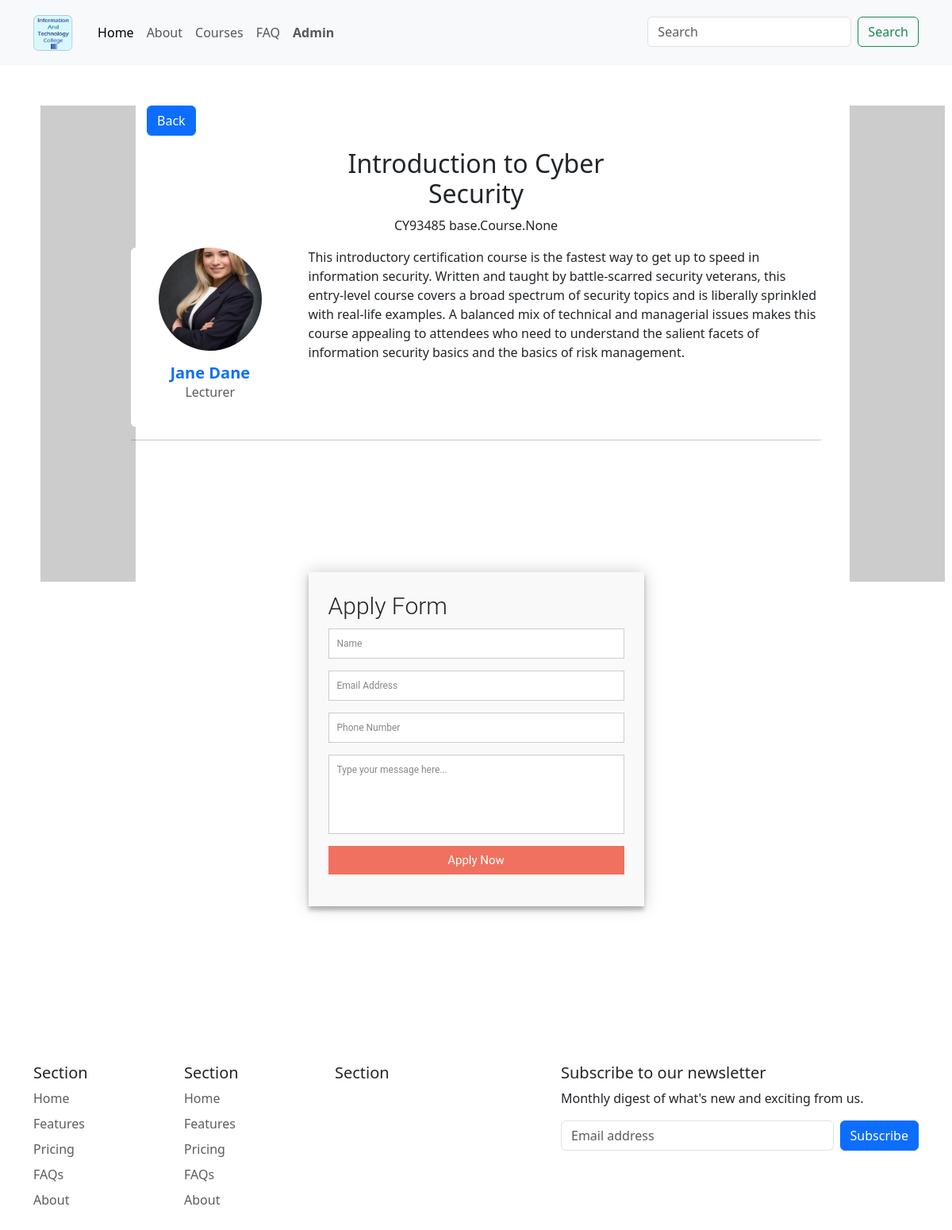
The page /module/3/ on the database as committed earlier.
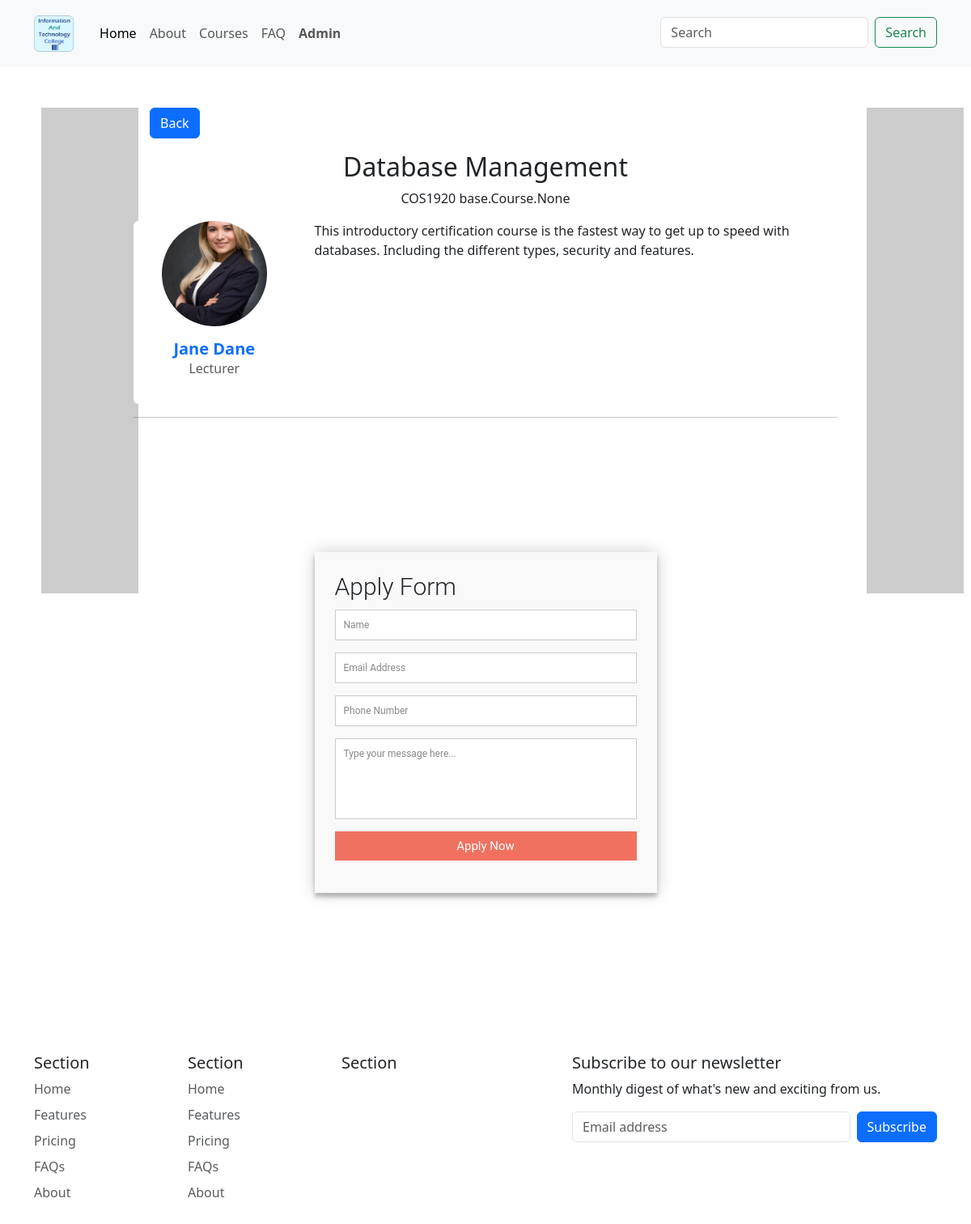
The same page on the database as committed later.
### base/models.py (models this page shows, shortened)
class Module(models.Model):
    course = models.ManyToManyField(Course)
    code = models.CharField(max_length=200, unique=True)
    title = models.CharField(max_length=200)
    description = models.TextField(null=True, blank=True)
    module_img = models.ImageField(
        upload_to="static/module", height_field=None, width_field=None, max_length=100, null=True, blank=True)
    staff_img = models.ImageField(
        upload_to="static/staff", height_field=None, width_field=None, max_length=100, null=True, blank=True)
    staff_name = models.CharField(max_length=200)

### base/views.py (the view)
# urls.py: path('module/<str:pk>/', views.module, name="module"),
def module(request, pk):
    module = Module.objects.get(id=pk)
    context = {
        'module': module}
    return render(request, 'base/module.html', context)

### base/templates/base/module.html (shortened to what this page needs)
{% extends 'main.html' %}
{% load static %}
{% load bootstrap_icons %}
{% block styles %}
<link rel="stylesheet" type="text/css" media="screen" href="{% static 'styles/module.css' %}" />
{% endblock %}
{% block app_content %}
<div class="container">
  <div class="row">
    <div class="back-btn" style="padding-left: 2rem;">
      <p>
        <button type="button" class="btn btn-primary" value="Previous Page" onClick="javascript:history.go(-1);">Back
        </button>
      </p>
    </div>
    <div class="col-md-8 col-xl-6 text-center mx-auto">
      <h2>{{module.title}}</h2>
      <p class="w-lg-50">{{module.code}} {% bs_icon 'dash-lg' %} {{module.course}}</p>
    </div>
  </div>
  <div class="row">
    <div class="col-md-3">
      <div class="card border-0 shadow-none">
        <div class="card-body text-center d-flex flex-column align-items-center p-0"><img
            class="rounded-circle mb-3 fit-cover" width="130" height="130" style="object-fit: cover;" src="{{module.staff_img.url}}" />
          <h5 class="fw-bold text-primary card-title mb-0"><strong>{{module.staff_name}}</strong></h5>
          <p class="text-muted card-text mb-2">Lecturer</p>
          <ul class="list-inline fs-6 text-muted w-100 mb-0">
          </ul>
        </div>
      </div>
    </div>
    <div class="col-md-9">
      <p> {{module.description}} </p>
    </div>
  </div>
  <hr>
  <div class="row justify-content-center">
    <div class="col-sm-6">
      <form id="apply" action="" method="post">
        <h3>Apply Form</h3>
        <fieldset>
          <input placeholder="Name" type="text" tabindex="1" required autofocus />
        </fieldset>
        <fieldset>
          <input placeholder="Email Address" type="email" tabindex="2" required />
        </fieldset>
        <fieldset>
          <input placeholder="Phone Number" type="tel" tabindex="3" required>
        </fieldset>
        <fieldset>
          <textarea placeholder="Type your message here..." tabindex="5" required></textarea>
        </fieldset>
        <fieldset>
          <button name="submit" type="submit" id="contactus-submit" data-submit="...Sending">Apply Now</button>
        </fieldset>
      </form>
    </div>
  </div>
</div>
{% endblock %}

### templates/main.html (shortened to what this page needs)
{% load static %}
{% load bootstrap5 %}
{% load bootstrap_icons %}
{% bootstrap_css %}
<!doctype html>
<html lang="en">
{% block styles %}{% endblock %}
{% block navbar %}
{% include 'navbar.html' %}
{% endblock %}
{% block content %}
<div class="row justify-content-center" style="padding-top: 50px;">
  <div class="col-md-1 skyscraper-ad">
    <img src="https://placehold.co/120x600"/>
  </div>
  <div class="col-md-9">
    {% block app_content %}
    {% endblock %}
  </div>
  <div class="col-md-1 skyscraper-ad">
    <img src="https://placehold.co/120x600"/>
  </div>
</div>
  {% include 'footer.html' %}
</html>
{% endblock %}

### templates/navbar.html (shortened to what this page needs)
{% load static %}
<nav class="navbar navbar-light navbar-expand bg-light navigation-clean">
  <div class="container">
    <a class="navbar-brand" href="/"><img src="{% static 'images/logo.jpg' %}" alt="Logo"></a>
    <div class="collapse navbar-collapse" id="navbarsExample07">
      <ul class="navbar-nav me-auto mb-2 mb-lg-0">
        <li class="nav-item">
          <a class="nav-link active" aria-current="page" href="{% url 'home' %}">Home</a>
        </li>
        <li class="nav-item">
          <a class="nav-link" href="{% url 'about' %}">About</a>
        </li>
        <li class="nav-item">
          <a class="nav-link" href="{% url 'all_courses' %}">Courses</a>
        </li>
        <li class="nav-item">
          <a class="nav-link" href="{% url 'faq' %}">FAQ</a>
        </li>
        <li class="nav-item">
          <a class="nav-link" href="{% url 'admin:index' %}"><b>Admin</b></a>
        </li>
      </ul>
      <form class="d-flex" style="padding-top: 0.8rem">
        <input class="form-control me-2" type="search" placeholder="Search" aria-label="Search">
        <button class="btn btn-outline-success" type="submit">Search</button>
      </form>
    </div>
  </div>
</nav>

### templates/footer.html (shortened to what this page needs)
{% load static %}
<div class="container">
    <footer class="py-5">
        <div class="row">
            <div class="col-6 col-md-2 mb-3">
                <h5>Section</h5>
                <ul class="nav flex-column">
                    <li class="nav-item mb-2"><a href="#" class="nav-link p-0 text-muted">Home</a></li>
                    <li class="nav-item mb-2"><a href="#" class="nav-link p-0 text-muted">Features</a></li>
                    <li class="nav-item mb-2"><a href="#" class="nav-link p-0 text-muted">Pricing</a></li>
                    <li class="nav-item mb-2"><a href="#" class="nav-link p-0 text-muted">FAQs</a></li>
                    <li class="nav-item mb-2"><a href="#" class="nav-link p-0 text-muted">About</a></li>
                </ul>
            </div>
            <div class="col-6 col-md-2 mb-3">
                <h5>Section</h5>
                <ul class="nav flex-column">
                    <li class="nav-item mb-2"><a href="#" class="nav-link p-0 text-muted">Home</a></li>
                    <li class="nav-item mb-2"><a href="#" class="nav-link p-0 text-muted">Features</a></li>
                    <li class="nav-item mb-2"><a href="#" class="nav-link p-0 text-muted">Pricing</a></li>
                    <li class="nav-item mb-2"><a href="#" class="nav-link p-0 text-muted">FAQs</a></li>
                    <li class="nav-item mb-2"><a href="#" class="nav-link p-0 text-muted">About</a></li>
                </ul>
            </div>
            <div class="col-6 col-md-2 mb-3">
                <h5>Section</h5>
            </div>
            <div class="col-md-5 offset-md-1 mb-3">
                <form>
                    <h5>Subscribe to our newsletter</h5>
                    <p>Monthly digest of what's new and exciting from us.</p>
                    <div class="d-flex flex-column flex-sm-row w-100 gap-2">
                        <input id="newsletter1" type="text" class="form-control" placeholder="Email address">
                        <button class="btn btn-primary" type="button">Subscribe</button>
                    </div>
                </form>
            </div>
        </div>
    </footer>
</div>

### static/styles/module.css (style rules this page uses)
#apply { font: 400 12px/16px "Roboto", Helvetica, Arial, sans-serif; background: #F9F9F9; padding: 25px; margin: 150px 0; box-shadow: 0 0 20px 0 rgba(0, 0, 0, 0.2), 0 5px 5px 0 rgba(0, 0, 0, 0.24); }
#apply h3 { display: block; font-size: 30px; font-weight: 300; margin-bottom: 10px; }
fieldset { border: medium none !important; margin: 0 0 10px; min-width: 100%; padding: 0; width: 100%; }
#apply input[type="text"], #apply input[type="email"], #apply input[type="tel"], #apply input[type="url"], #apply textarea { width: 100%; border: 1px solid #ccc; background: #FFF; margin: 0 0 5px; padding: 10px; }
#apply textarea { height: 100px; max-width: 100%; resize: none; }
#apply button[type="submit"] { cursor: pointer; width: 100%; border: none; background: #f0715f; color: #FFF; margin: 0 0 5px; padding: 10px; font-size: 15px; }

### templates/navbar.html (style rules this page uses)
.navbar-brand img { height: 45px; float: left; margin-right: 7px; }

Rows that differ between the two databases and show on the page:
changed Module "Jane Dane": title "Introduction to Cyber Security" → "Database Management"; code "CY93485" → "COS1920"; description "…get up to speed in information security. Written and taught by battle-scarred security veterans, this entry-level course covers a broad spectrum of security topics and is liberally sprinkled with real-life examples. A balanced mix of technical and managerial issues makes this course appealing to attendees who need to understand the salient facets of information security basics and the basics of risk management." → "This introductory certification course is the fastest way to get up to speed with databases. Including the different types, security and features."
